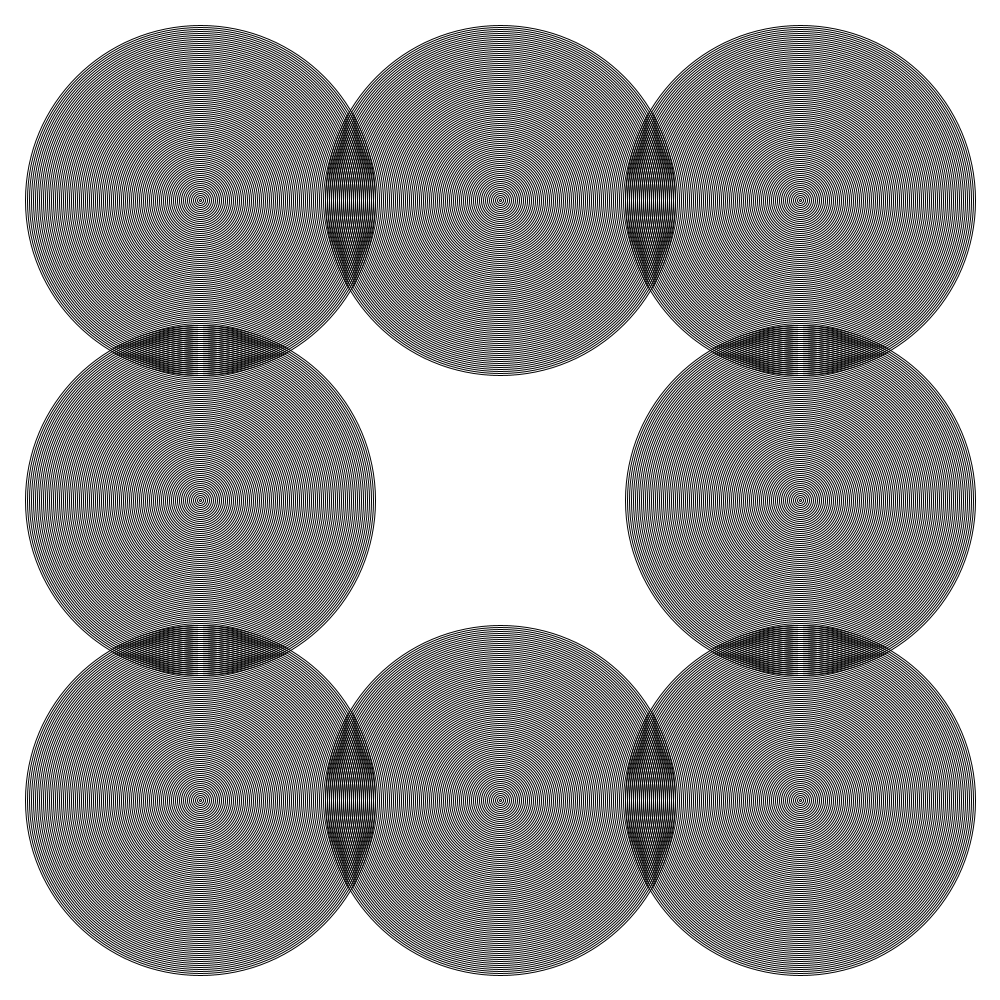
Frame 1 (no input)
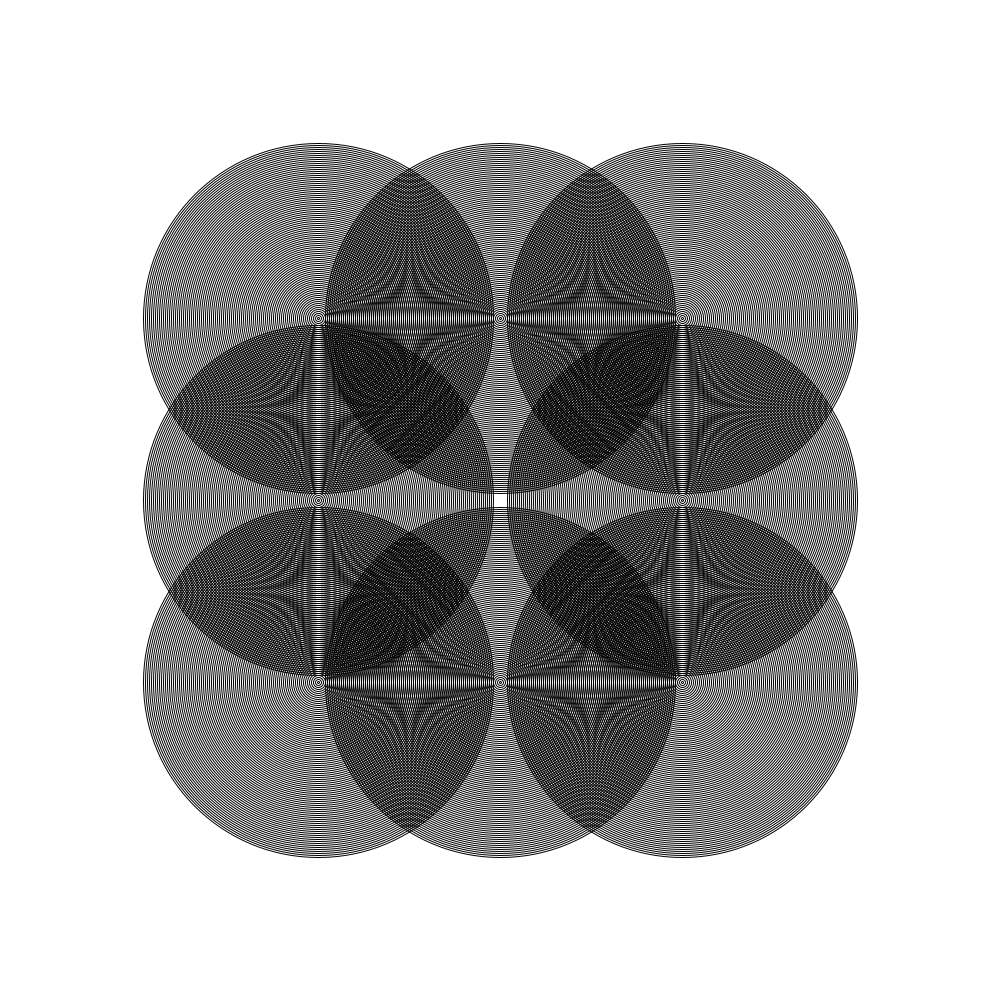
Frame 60 (the mouse pressed at the canvas centre just before this capture)
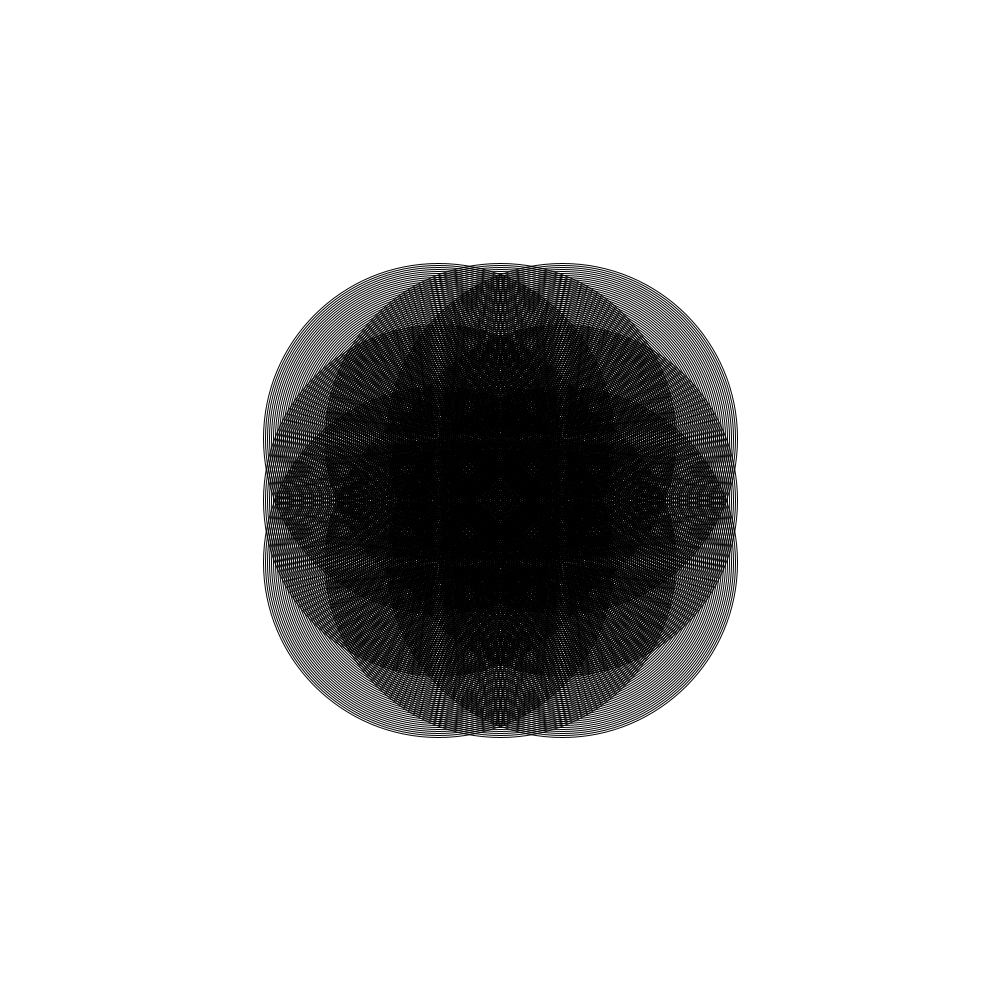
Frame 120 (the mouse held since frame 60 and released just before this capture)

The Processing sketch that drew these frames (run headless with seeded random() and noise(); from frame 60 on, the mouse is pressed at the canvas centre):

// Processing sketch: Bullseye
// ── Bullseye.pde
float x = 0; 
float y = 0;
int p = 200;
int t = 800;
int o = 4;
int l = 2;
int h = 2;
void setup(){
size(1000,1000);



  
  

} 
void draw(){
background(255);
  for(int i = 0; i < 350; i+=o){
  if(i%2 == 1){
   fill(255,0,0); 
  }
   else{
   noFill();
   }
   
   noFill();
   ellipse(p,height/2,350-i,350-i);  
   ellipse(width/2,p,350-i,350-i);  
    ellipse(p,p,350-i,350-i);
    ellipse(t,t,350-i,350-i);
  }
  
  
  for(int x = 0; x < 350; x+=o){
   if(x%2 == 1){
   fill(255,0,0); 
  }
   else{
   noFill();
   }
   
   noFill();
    ellipse(t,height/2,350-x,350-x);  
    ellipse(width/2,t,350-x,350-x);  
    ellipse(t,p,350-x,350-x);
    ellipse(p,t,350-x,350-x);
 }

    p+=l;
    t-=h;
    if(p > 800){
     h = -h; 
     l = -l;  
  }
  if(p < 200){
     h = -h; 
     l = -l;  
  }
   if(key == 'a'){
  o = 4; 
 }
 if(key == 's'){
   o++;
 }
 if(key == 'w'){
   o--;
 }
 if(key == 'd'){
    o = 350;
 }
}
void keyPressed(){

}
